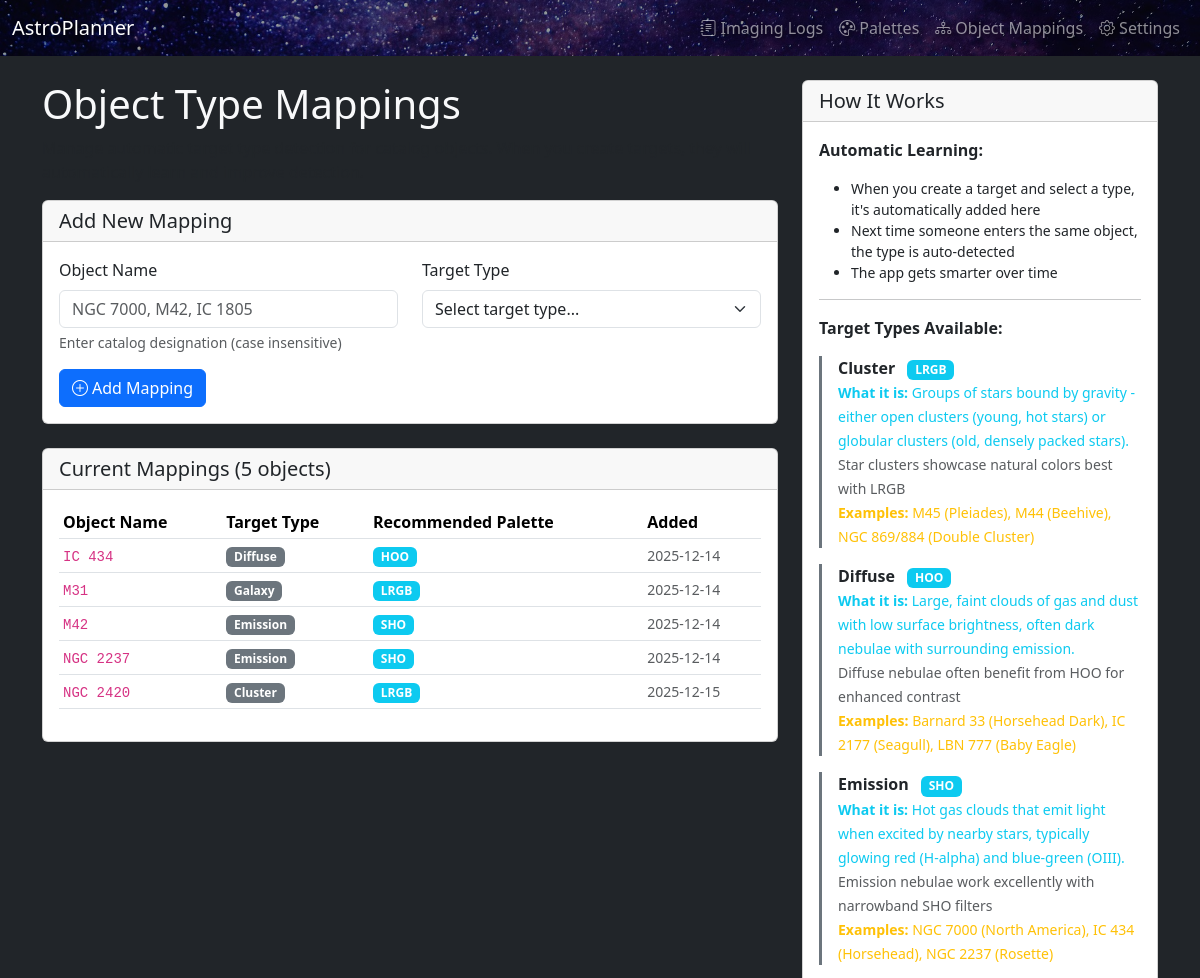
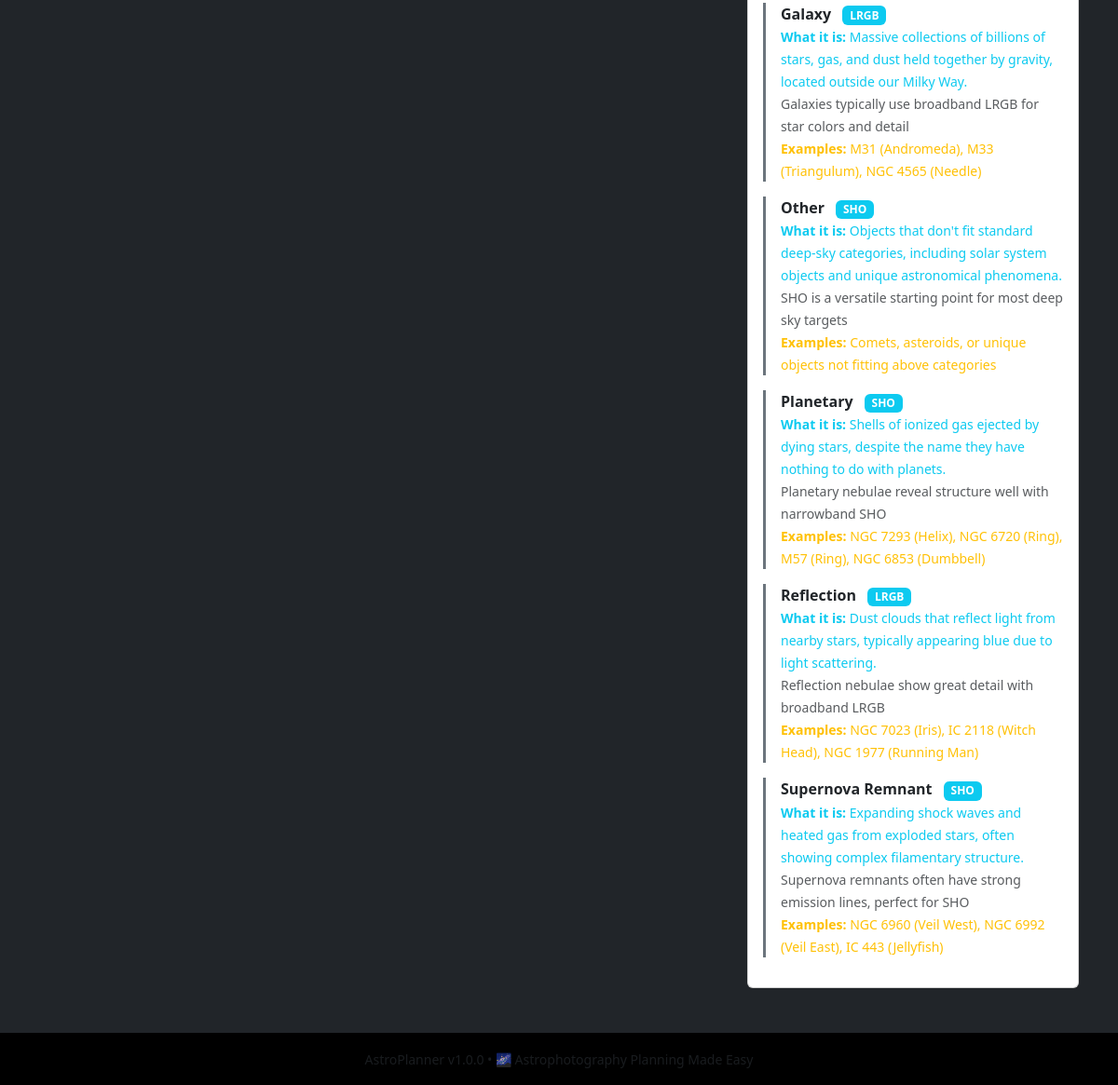
The page /manage-object-mappings on the database its author committed (2 pictures, top to bottom).
### app.py (models this page shows, shortened)
class ObjectMapping(db.Model):
    __tablename__ = "object_mappings"
    id = db.Column(db.Integer, primary_key=True)
    object_name = db.Column(db.String(128), unique=True, nullable=False)  # "NGC 6960", "M31", etc.
    target_type_id = db.Column(db.Integer, db.ForeignKey("target_types.id"), nullable=False)
    created_at = db.Column(db.DateTime, default=datetime.utcnow)
    target_type = relationship("TargetType", back_populates="object_mappings")

class TargetType(db.Model):
    __tablename__ = "target_types"
    id = db.Column(db.Integer, primary_key=True)
    name = db.Column(db.String(64), unique=True, nullable=False)  # emission, galaxy, etc.
    recommended_palette = db.Column(db.String(16), nullable=False)  # SHO, LRGB, etc.
    description = db.Column(db.Text)  # Why this palette works
    created_at = db.Column(db.DateTime, default=datetime.utcnow)
    object_mappings = relationship("ObjectMapping", back_populates="target_type", cascade="all, delete-orphan")

### app.py (the view, shortened to what this page needs)
@app.route("/manage-object-mappings", methods=["GET", "POST"])
def manage_object_mappings():
    mappings = ObjectMapping.query.join(TargetType).order_by(ObjectMapping.object_name).all()
    target_types = TargetType.query.order_by(TargetType.name).all()
    return render_template("manage_object_mappings.html", mappings=mappings, target_types=target_types)

### app.py (called while the page is built)
@app.context_processor
def inject_version():
    return {
        'app_version': APP_VERSION,
        'app_name': APP_NAME,
        'datetime': datetime
    }

### templates/manage_object_mappings.html (shortened to what this page needs)
{% extends "base.html" %}
{% block content %}
<div class="row">
  <div class="col-md-8">
    <h1>Object Type Mappings</h1>
    <p class="text-muted">Manage automatic target type detection for catalog objects. When you create targets, they will automatically learn and improve detection.</p>
    <div class="card mb-4">
      <div class="card-header">
        <h5 class="mb-0">Add New Mapping</h5>
      </div>
      <div class="card-body">
        <form method="POST">
          <div class="row">
            <div class="col-md-6">
              <label for="object_name" class="form-label">Object Name</label>
              <input type="text" class="form-control" id="object_name" name="object_name"
                     placeholder="NGC 7000, M42, IC 1805" required>
              <div class="form-text">Enter catalog designation (case insensitive)</div>
            </div>
            <div class="col-md-6">
              <label for="target_type_name" class="form-label">Target Type</label>
              <select class="form-select" id="target_type_name" name="target_type_name" required>
                <option value="">Select target type...</option>
              </select>
            </div>
          </div>
          <button type="submit" class="btn btn-primary mt-3">
            <i class="bi bi-plus-circle me-1"></i>Add Mapping
          </button>
        </form>
      </div>
    </div>
    <div class="card">
      <div class="card-header">
        <h5 class="mb-0">Current Mappings ({{ mappings|length }} objects)</h5>
      </div>
      <div class="card-body">
        {% if mappings %}
        <div class="table-responsive">
          <table class="table table-sm table-hover">
            <thead>
              <tr>
                <th>Object Name</th>
                <th>Target Type</th>
                <th>Recommended Palette</th>
                <th>Added</th>
              </tr>
            </thead>
            <tbody>
              {% for mapping in mappings %}
              <tr>
                <td>
                  <code>{{ mapping.object_name }}</code>
                </td>
                <td>
                  <span class="badge bg-secondary">{{ mapping.target_type.name.replace('_', ' ')|title }}</span>
                </td>
                <td>
                  <span class="badge bg-info">{{ mapping.target_type.recommended_palette }}</span>
                </td>
                <td>
                  <small class="text-muted">{{ mapping.created_at.strftime('%Y-%m-%d') if mapping.created_at else '-' }}</small>
                </td>
              </tr>
              {% endfor %}
            </tbody>
          </table>
        </div>
        {% else %}
        <p class="text-muted">No object mappings yet. Create some targets to automatically build this database!</p>
        {% endif %}
      </div>
    </div>
  </div>
  <div class="col-md-4">
    <div class="card">
      <div class="card-header">
        <h5 class="mb-0">How It Works</h5>
      </div>
      <div class="card-body">
        <p><strong>Automatic Learning:</strong></p>
        <ul class="small">
          <li>When you create a target and select a type, it's automatically added here</li>
          <li>Next time someone enters the same object, the type is auto-detected</li>
          <li>The app gets smarter over time</li>
        </ul>
        <hr>
        <p><strong>Target Types Available:</strong></p>
        {% for tt in target_types %}
        <div class="mb-3 border-start border-3 border-secondary ps-3">
          <strong class="text-capitalize">{{ tt.name.replace('_', ' ') }}</strong>
          <span class="badge bg-info ms-2">{{ tt.recommended_palette }}</span>
          <br>
          <small class="text-info">
            <strong>What it is:</strong>
            {% if tt.name == 'emission' %}
              Hot gas clouds that emit light when excited by nearby stars, typically glowing red (H-alpha) and blue-green (OIII).
            {% elif tt.name == 'diffuse' %}
              Large, faint clouds of gas and dust with low surface brightness, often dark nebulae with surrounding emission.
            {% elif tt.name == 'reflection' %}
              Dust clouds that reflect light from nearby stars, typically appearing blue due to light scattering.
            {% elif tt.name == 'galaxy' %}
              Massive collections of billions of stars, gas, and dust held together by gravity, located outside our Milky Way.
            {% elif tt.name == 'cluster' %}
              Groups of stars bound by gravity - either open clusters (young, hot stars) or globular clusters (old, densely packed stars).
            {% elif tt.name == 'planetary' %}
              Shells of ionized gas ejected by dying stars, despite the name they have nothing to do with planets.
            {% elif tt.name == 'supernova_remnant' %}
              Expanding shock waves and heated gas from exploded stars, often showing complex filamentary structure.
            {% elif tt.name == 'other' %}
              Objects that don't fit standard deep-sky categories, including solar system objects and unique astronomical phenomena.
            {% endif %}
          </small>
          <br>
          <small class="text-muted">{{ tt.description }}</small>
          <br>
          <small class="text-warning">
            <strong>Examples:</strong>
            {% if tt.name == 'emission' %}
              NGC 7000 (North America), IC 434 (Horsehead), NGC 2237 (Rosette)
            {% elif tt.name == 'diffuse' %}
              Barnard 33 (Horsehead Dark), IC 2177 (Seagull), LBN 777 (Baby Eagle)
            {% elif tt.name == 'reflection' %}
              NGC 7023 (Iris), IC 2118 (Witch Head), NGC 1977 (Running Man)
            {% elif tt.name == 'galaxy' %}
              M31 (Andromeda), M33 (Triangulum), NGC 4565 (Needle)
            {% elif tt.name == 'cluster' %}
              M45 (Pleiades), M44 (Beehive), NGC 869/884 (Double Cluster)
            {% elif tt.name == 'planetary' %}
              NGC 7293 (Helix), NGC 6720 (Ring), M57 (Ring), NGC 6853 (Dumbbell)
            {% elif tt.name == 'supernova_remnant' %}
              NGC 6960 (Veil West), NGC 6992 (Veil East), IC 443 (Jellyfish)
            {% elif tt.name == 'other' %}
              Comets, asteroids, or unique objects not fitting above categories
            {% endif %}
          </small>
        </div>
        {% endfor %}
      </div>
    </div>
  </div>
</div>
{% endblock %}

### rows shown on the page
ObjectMapping: object_name "IC 434", target_type.name.replace "Diffuse", target_type.recommended_palette "HOO", created_at "2025-12-14"
ObjectMapping: object_name "M31", target_type.name.replace "Galaxy", target_type.recommended_palette "LRGB", created_at "2025-12-14"
ObjectMapping: object_name "M42", target_type.name.replace "Emission", target_type.recommended_palette "SHO", created_at "2025-12-14"
ObjectMapping: object_name "NGC 2237", target_type.name.replace "Emission", target_type.recommended_palette "SHO", created_at "2025-12-14"
ObjectMapping: object_name "NGC 2420", target_type.name.replace "Cluster", target_type.recommended_palette "LRGB", created_at "2025-12-15"
TargetType: name.replace "Cluster", recommended_palette "LRGB", description "Star clusters showcase natural colors best with LRGB", shows "M45 (Pleiades), M44 (Beehive), NGC 869/884 (Double Cluster)"
TargetType: name.replace "Diffuse", recommended_palette "HOO", shows "Large, faint clouds of gas and dust with low surface brightness, often dark nebulae with surrounding emission.", description "Diffuse nebulae often benefit from HOO for enhanced contrast", shows "Barnard 33 (Horsehead Dark), IC 2177 (Seagull), LBN 777 (Baby Eagle)"
TargetType: name.replace "Emission", recommended_palette "SHO", shows "Hot gas clouds that emit light when excited by nearby stars, typically glowing red (H-alpha) and blue-green (OIII).", description "Emission nebulae work excellently with narrowband SHO filters", shows "NGC 7000 (North America), IC 434 (Horsehead), NGC 2237 (Rosette)"
TargetType: name.replace "Galaxy", recommended_palette "LRGB", shows "Massive collections of billions of stars, gas, and dust held together by gravity, located outside our Milky Way.", description "Galaxies typically use broadband LRGB for star colors and detail", shows "M31 (Andromeda), M33 (Triangulum), NGC 4565 (Needle)"
TargetType: name.replace "Other", recommended_palette "SHO", shows "Objects that don't fit standard deep-sky categories, including solar system objects and unique astronomical phenomena.", description "SHO is a versatile starting point for most deep sky targets", shows "Comets, asteroids, or unique objects not fitting above categories"
TargetType: name.replace "Planetary", recommended_palette "SHO", shows "Shells of ionized gas ejected by dying stars, despite the name they have nothing to do with planets.", description "Planetary nebulae reveal structure well with narrowband SHO", shows "NGC 7293 (Helix), NGC 6720 (Ring), M57 (Ring), NGC 6853 (Dumbbell)"
TargetType: name.replace "Reflection", recommended_palette "LRGB", shows "Dust clouds that reflect light from nearby stars, typically appearing blue due to light scattering.", description "Reflection nebulae show great detail with broadband LRGB", shows "NGC 7023 (Iris), IC 2118 (Witch Head), NGC 1977 (Running Man)"
TargetType: name.replace "Supernova Remnant", recommended_palette "SHO", shows "Expanding shock waves and heated gas from exploded stars, often showing complex filamentary structure.", description "Supernova remnants often have strong emission lines, perfect for SHO", shows "NGC 6960 (Veil West), NGC 6992 (Veil East), IC 443 (Jellyfish)"

### other values the page prints
{{ app_name }} "AstroPlanner"
{{ mappings|length }} "5"
{{ app_version }} "1.0.0"
